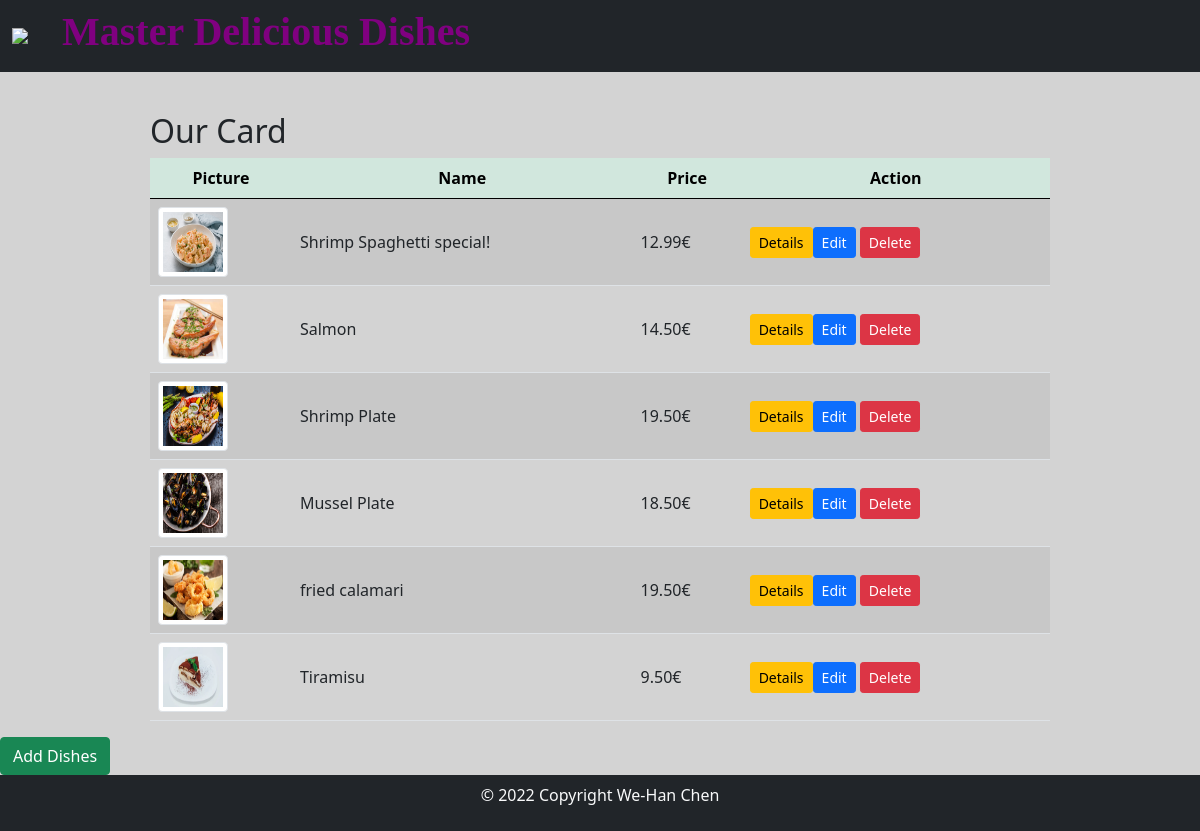
The page / on the database its author committed.
### tables this page shows
CREATE TABLE `products` (
  `id` int(11) NOT NULL,
  `name` varchar(255) NOT NULL,
  `price` decimal(13,2) NOT NULL,
  `picture` varchar(255) DEFAULT NULL
);

### index.php (the view, shortened to what this page needs)
<?php
require_once "actions/db_connect.php";
$sql = "SELECT * from products";
$result = mysqli_query($connect, $sql);
$tbody = "";
if (mysqli_num_rows($result) > 0) {
    while ($row = mysqli_fetch_assoc($result)) {
        $tbody .= "<tr>
            <td><img class='img-thumbnail' src='pictures/" . $row['picture'] . "'</td>
           <td>" . $row['name'] . "</td>
           <td>" . $row['price'] . "€" . "</td>
           <td><a href='details.php?id=" . $row['id'] . "'><button class='btn btn-warning btn-sm' type='button'>Details</button></a><a href='update.php?id=" . $row['id'] . "'><button class='btn btn-primary btn-sm' type='button'>Edit</button></a>
           <a href='delete.php?id=" . $row['id'] . "'><button class='btn btn-danger btn-sm' type='button'>Delete</button></a></td>
            </tr>";
    }
} else {
    $tbody = "<tr><td colspan='5'><center>No Data Available </center></td></tr>";
}
?>
<!DOCTYPE html>
<html lang="en">
<head>
    <link rel="stylesheet" href="https://cdnjs.cloudflare.com/ajax/libs/animate.css/4.1.1/animate.min.css" />
    <?php require_once "components/boot.php"; ?>
</head>
<body>
    <nav class="navbar navbar-expand-lg bg-dark">
        <div class="container-fluid">
            <img src="https://media.istockphoto.com/photos/food-plate-icon-blue-glossy-round-button-picture-id547202460?b=1&k=20&m=547202460&s=170667a&w=0&h=Kjo3fImQ9xkQYifVpHt-cfDkaw_dlzLh6ZJlcA1jJ5c=" width="30px">
            <div class="collapse navbar-collapse" id="navbarNavAltMarkup">
                <div class="navbar-nav">
                    <h1 class="text-center animate__animated animate__bounce">&ensp;Master Delicious Dishes</h1>
                </div>
            </div>
        </div>
    </nav>
    <br>
    <div class="manageProduct w-75 mt-3">
        <p class='h2'>Our Card</p>
        <table class='table table-striped'>
            <thead class='table-success'>
                <tr>
                    <th>Picture</th>
                    <th>Name</th>
                    <th>Price</th>
                    <th>Action</th>
                </tr>
            </thead>
            <tbody>
                <?php echo $tbody ?>
            </tbody>
        </table>
    </div>
    <a href="create.php"><button class='btn btn-success' type="button">Add Dishes</button></a>
    <div class="text-light text-center p-2 bg-dark">
        <footer>
            <p>&copy; 2022 Copyright We-Han Chen</p>
        </footer>
    </div>
</body>
</html>

### components/boot.php (shortened to what this page needs)
<link href="https://cdn.jsdelivr.net/npm/bootstrap@5.0.2/dist/css/bootstrap.min.css" rel="stylesheet">

### index.php (style rules this page uses)
.manageProduct { margin: auto; }
.img-thumbnail { width: 70px !important; height: 70px !important; }
td { text-align: left; vertical-align: middle; }
tr { text-align: center; }
h1 { font-family: Baskerville-Italic; font-weight: bold; color: purple; }
body { background: lightgrey; }

### rows shown on the page
products: picture (picture), name "Shrimp Spaghetti special!", price "12.99"
products: picture (picture), name "Salmon", price "14.50"
products: picture (picture), name "Shrimp Plate", price "19.50"
products: picture (picture), name "Mussel Plate", price "18.50"
products: picture (picture), name "fried calamari", price "19.50"
products: picture (picture), name "Tiramisu", price "9.50"
